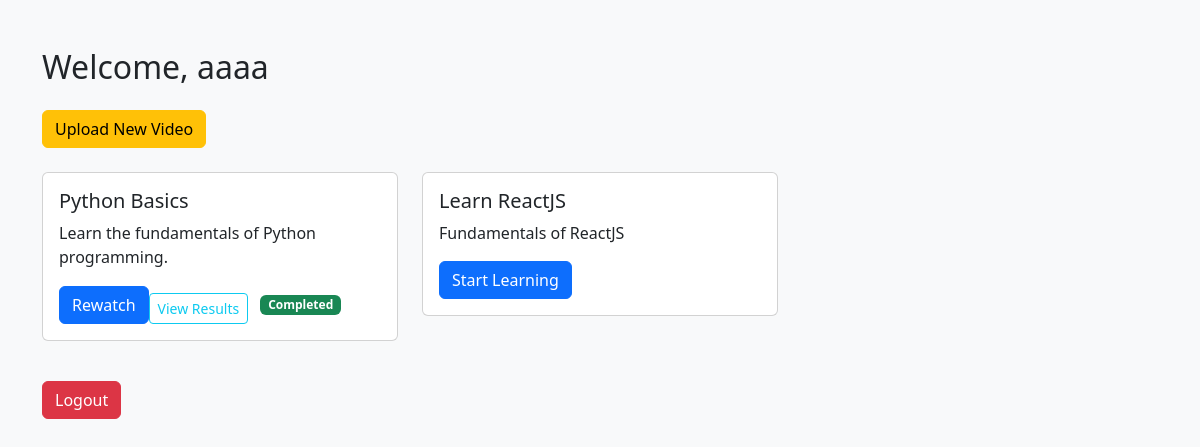
The page /dashboard/ (signed in) on the database its author committed.
### main/models.py (models this page shows, shortened)
class Product(models.Model):
    title = models.CharField(max_length=100)
    description = models.TextField()

### main/views.py (the view)
# urls.py: path('dashboard/', views.dashboard, name='dashboard'),
@login_required
def dashboard(request):
    products = Product.objects.all()
    completed_products = UserProductProgress.objects.filter(
        user=request.user,
        completed=True
    ).values_list('product_id', flat=True)
    return render(request, 'dashboard.html', {
        'products': products,
        'completed_products': completed_products,
    })

### main/templates/dashboard.html (shortened to what this page needs)
<!DOCTYPE html>
<html>
<head>
    <link href="https://cdn.jsdelivr.net/npm/bootstrap@5.3.2/dist/css/bootstrap.min.css" rel="stylesheet">
</head>
<body class="bg-light">
<div class="container mt-5">
    <h2 class="mb-4">Welcome, {{ request.user.username }}</h2>
    {% if user.is_staff %}
        <div class="mb-4">
            <a href="{% url 'upload_video' %}" class="btn btn-warning">Upload New Video</a>
        </div>
    {% endif %}
    <div class="row">
        {% for product in products %}
        <div class="col-md-4">
            <div class="card mb-4">
                <div class="card-body">
                    <h5 class="card-title">{{ product.title }}</h5>
                    <p class="card-text">{{ product.description }}</p>
                    <a href="{% url 'product_detail' product.pk %}" class="btn btn-primary">
                        {% if product.id in completed_products %}
                            Rewatch
                        <a href="{% url 'quiz_results' product.id %}" class="btn btn-outline-info btn-sm mt-2">View Results</a>
                        {% else %}
                            Start Learning
                        {% endif %}
                    </a>
                    {% if product.id in completed_products %}
                        <span class="badge bg-success ms-2">Completed</span>
                    {% endif %}
                </div>
            </div>
        </div>
        {% endfor %}
    </div>
    <a href="{% url 'logout' %}" class="btn btn-danger mt-3">Logout</a>
</div>
</body>
</html>

### rows shown on the page
Product: title "Python Basics", description "Learn the fundamentals of Python programming.", shows "Rewatch", shows "Completed"
Product: title "Learn ReactJS", description "Fundamentals of ReactJS", shows "Start Learning"

### other values the page prints
{{ request.user.username }} "aaaa"
